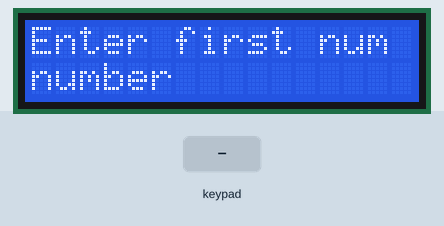
This sketch was run on a simulated Arduino Uno, built with avr-gcc and run on an emulated ATmega328P. Shown: 16×2 character LCD. The inputs (shaded band) are chosen by the test bench.

Above: at 1.2 s.
1.3 s: keypad keys 2 3 4 5 # pressed 0.4 s apart
At 4.1 s:
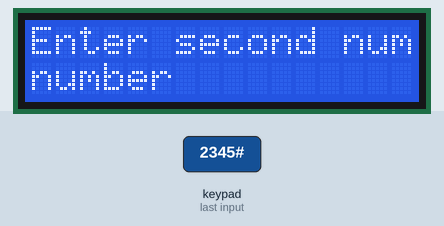
4.8 s: key '#' pressed
At 6.0 s:
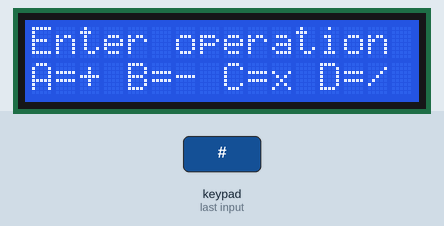
6.3 s: key '1' pressed
At 6.7 s:
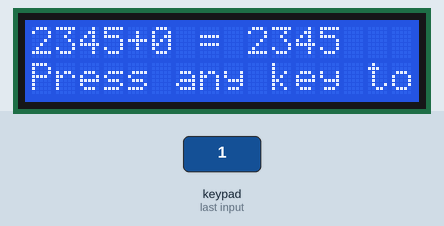
9.3 s: keypad keys 2 3 4 5 pressed 0.4 s apart
At 11.3 s:
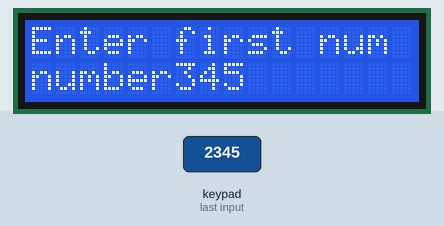
Timing chart, 0 to 12.8 s (numbered marks = the images above; inputs shaded):
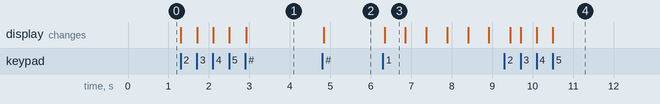

The sketch:

18_Basic_calculator_updated.ino
```cpp
#include<LiquidCrystal_I2C.h>
#include<Keypad.h>

const byte ROWS = 4;
const byte COLS = 4;

char keys[ROWS][COLS] = {
  {'1', '2', '3', 'A'},
  {'4', '5', '6', 'B'},
  {'7', '8', '9', 'C'},
  {'*', '0', '#', 'D'}
};

byte rowPins[ROWS] = {2, 3, 4, 5};
byte colPins[COLS] = {6, 7, 8, 9};

Keypad kpd = Keypad(makeKeymap(keys), rowPins, colPins, ROWS, COLS);

LiquidCrystal_I2C lcd(0x20, 4, 5, 6, 0, 1, 2, 3, 7, NEGATIVE);

int getNumber() {
  String numStr = "";
  char key = 0;
  while (true) {
    key = kpd.getKey();
    if (key != NO_KEY) {
      if (key >= '0' && key <= '9') {
        numStr += key;
        lcd.print(key);  // Show the entered digit on the LCD
      } else if (key == '#') {  // Assume '#' is the "enter" key
        break;
      }
    }
    delay(5);
  }
  return numStr.toInt();  // Convert the accumulated string to an integer
}

char getOperation() {
  char key = 0;
  while (key == 0 || (key > 'D' && key < 'A')) { // select only A,B,C or D
    key = kpd.getKey();
    delay(5);
  }
  switch (key) {
    case 'A':
      return '+';
    case 'B':
      return '-';
    case 'C':
      return 'x';
    case 'D':
      return '/';
  }
}

void setup() {
  lcd.begin(16, 2);
  lcd.backlight(); // Ensure the LCD backlight is on
}

void loop() {
  lcd.clear();
  lcd.print("Enter first num");
  lcd.setCursor(0, 1);
  lcd.print("number");
  int num1 = getNumber();

  lcd.clear();
  lcd.print("Enter second num");
  lcd.setCursor(0, 1);
  lcd.print("number");
  int num2 = getNumber();

  lcd.clear();
  lcd.print("Enter operation");
  lcd.setCursor(0, 1);
  lcd.print("A=+ B=- C=x D=/");
  char operation = getOperation();

  int result = 0;
  bool error = false;
  switch (operation) {
    case '+':
      result = num1 + num2;
      break;
    case '-':
      result = num1 - num2;
      break;
    case 'x':
      result = num1 * num2;
      break;
    case '/':
      if (num2 != 0) {
        result = num1 / num2;
      } else {
        error = true;
      }
      break;
  }

  lcd.clear();
  String expression = String(num1) + operation + String(num2) + " = " + String(result);

  if (!error) {
    lcd.print(expression.c_str());
  } else {
    lcd.print("Invalid operation");
  }

   // Scrolling message
  String message = "Press any key to restart";
  int len = message.length();
  while (true) {
    for (int i = 0; i < len; i++) {
      lcd.setCursor(0, 1);
      if (i <= len - 16) {
        lcd.print(message.substring(i, i + 16)); // Print a substring of 16 characters
      } else {
        // Handle the case where the substring length is less than 16 characters
        String displayStr = message.substring(i) + " " + message.substring(0, 16 - (len - i));
        lcd.print(displayStr);
      }
      delay(500); // Adjust delay for scrolling speed
      char key = kpd.getKey();
      if (key != NO_KEY) {
        return; // Exit the loop to restart the process
  }
    }
  }
}
```

Measured:
- after the input at 1.3 s, the display: first changes at once (image 1 shows a later state)
- after the input at 4.8 s, the display: changes at once (image 2)
- after the input at 6.3 s, the display: changes at once (image 3)
- after the input at 9.3 s, the display: first changes after 0.14 s (image 4 shows a later state)
- what the display in image 3 shows lasts 0.6 s, from 6.3 s to 6.9 s
